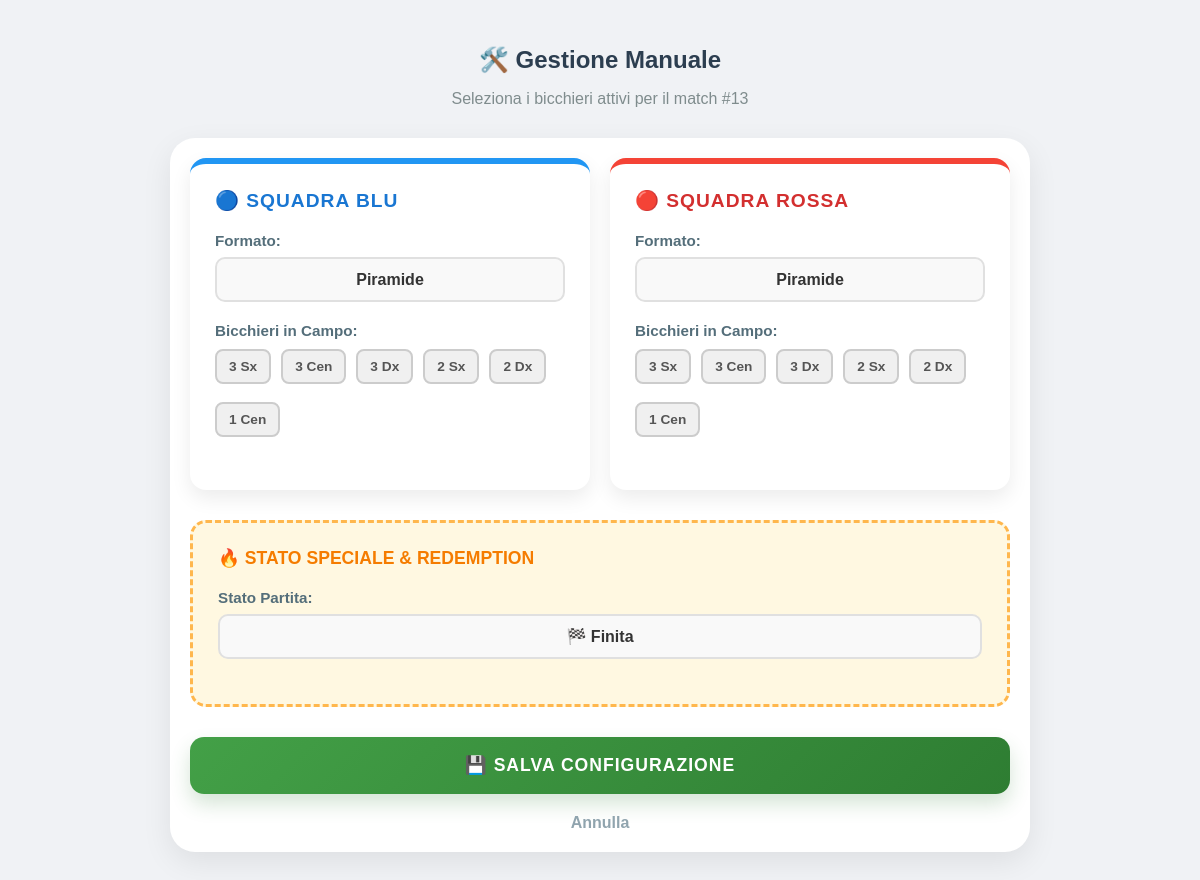
Page /match/13/manual on the committed database.
### app/models.py (models this page shows)
class ActiveMatch(db.Model):
    __tablename__ = 'active_matches'
    id = db.Column(db.Integer, primary_key=True)
    match_name = db.Column(db.String(50), default="Partita")
    mode = db.Column(db.String(20), default="squadre")
    status = db.Column(db.String(20), default="running") # running, finished, redemption_t1...
    start_time = db.Column(db.DateTime, default=datetime.now)
    end_time = db.Column(db.DateTime, nullable=True)
    t1_p1 = db.Column(db.String(50)); t1_p2 = db.Column(db.String(50))
    t2_p1 = db.Column(db.String(50)); t2_p2 = db.Column(db.String(50))
    t1_cup_state = db.Column(db.Text, default='[]')
    t2_cup_state = db.Column(db.Text, default='[]')
    t1_pending_list = db.Column(db.Text, default='[]')
    t2_pending_list = db.Column(db.Text, default='[]')
    winning_team = db.Column(db.String(10), nullable=True)
    redemption_shots_left = db.Column(db.Integer, default=0)
    redemption_hits = db.Column(db.Integer, default=0)
    cups_target_for_t1 = db.Column(db.Integer, default=6)
    cups_target_for_t2 = db.Column(db.Integer, default=6)
    pending_damage_for_t1 = db.Column(db.Integer, default=0)
    pending_damage_for_t2 = db.Column(db.Integer, default=0)
    format_target_for_t1 = db.Column(db.String(20), default="Piramide")
    format_target_for_t2 = db.Column(db.String(20), default="Piramide")
    t1_format_changed = db.Column(db.Boolean, default=False)
    t2_format_changed = db.Column(db.Boolean, default=False)
    records = db.relationship('PlayerRecord', backref='match', lazy=True)

### app/main/modifiche_manuali.py (the view)
@bp.route('/match/<int:match_id>/manual')
def manual_override(match_id):
    match = ActiveMatch.query.get_or_404(match_id)
    try: match.active_cups_t1_list = json.loads(match.t1_cup_state)
    except: match.active_cups_t1_list = []
    try: match.active_cups_t2_list = json.loads(match.t2_cup_state)
    except: match.active_cups_t2_list = []
    return render_template('manuale.html', match=match, cup_definitions=CUP_DEFINITIONS)

### app/templates/manuale.html (shortened to what this page needs)
{% extends "base.html" %}
{% block styles %}
    <link rel="stylesheet" href="{{ url_for('static', filename='css/manuale.css') }}">
{% endblock %}
{% block content %}
<div class="container manual-container fade-in">
    <h1 class="page-title">🛠️ Gestione Manuale</h1>
    <p class="page-subtitle">Seleziona i bicchieri attivi per il match #{{ match.id }}</p>
    <form action="{{ url_for('main.manual_override_post', match_id=match.id) }}" method="POST">
        <div class="manual-grid">
            <div class="team-panel blue">
                <span class="panel-title">🔵 Squadra Blu</span>
                <div class="form-group">
                    <label>Formato:</label>
                    <select name="t1_format" id="t1_format" class="form-control" onchange="renderCups('t1')">
                        {% for fmt in cup_definitions.keys() %}
                            <option value="{{ fmt }}" {% if match.format_target_for_t1 == fmt %}selected{% endif %}>
                                {{ fmt }}
                            </option>
                        {% endfor %}
                    </select>
                </div>
                <div class="form-group">
                    <label>Bicchieri in Campo:</label>
                    <div id="t1-cups-container" class="cups-selector-grid">
                        </div>
                </div>
            </div>
            <div class="team-panel red">
                <span class="panel-title">🔴 Squadra Rossa</span>
                <div class="form-group">
                    <label>Formato:</label>
                    <select name="t2_format" id="t2_format" class="form-control" onchange="renderCups('t2')">
                        {% for fmt in cup_definitions.keys() %}
                            <option value="{{ fmt }}" {% if match.format_target_for_t2 == fmt %}selected{% endif %}>
                                {{ fmt }}
                            </option>
                        {% endfor %}
                    </select>
                </div>
                <div class="form-group">
                    <label>Bicchieri in Campo:</label>
                    <div id="t2-cups-container" class="cups-selector-grid">
                         </div>
                </div>
            </div>
        </div>
        <div class="redemption-panel">
            <div class="redemption-title">🔥 STATO SPECIALE & REDEMPTION</div>
            <div class="form-group">
                <label>Stato Partita:</label>
                <select name="match_status" class="form-control" id="statusSelect" onchange="toggleRedemptionFields()">
                    <option value="finished" {% if match.status == 'finished' %}selected{% endif %}>🏁 Finita</option>
                </select>
            </div>
        </div>
        <button type="submit" class="btn-save">💾 SALVA CONFIGURAZIONE</button>
        <a href="{{ url_for('main.home') }}" class="btn-cancel">Annulla</a>
    </form>
</div>
{% endblock %}

### app/static/css/main.css (style rules this page uses)
html { background-color: #f0f2f5; overflow-y: scroll; }
body { font-family: 'Segoe UI', Tahoma, Geneva, Verdana, sans-serif; background: #f0f2f5; margin: 0; padding: 10px; color: #333; -webkit-tap-highlight-color: transparent; }
html { overflow-y: scroll; }
body { font-family: 'Segoe UI', Tahoma, Geneva, Verdana, sans-serif; background: #f0f2f5; margin: 0; padding: 10px; color: #333; }
.container { max-width: 500px; margin: 0 auto; padding-bottom: 80px; }
h1 { text-align: center; color: #2c3e50; font-size: 1.5em; margin-bottom: 5px; }
* { box-sizing: border-box; }
form { background: white; border-radius: 25px; padding: 20px; box-shadow: 0 10px 30px rgba(0,0,0,0.08); width: 100%; }
.form-group { margin-bottom: 20px; width: 100%; }
select, input[type="text"], textarea { width: 100%; padding: 15px; border-radius: 15px; border: 2px solid #f0f2f5; background: #f8f9fa; font-size: 16px; font-weight: 600; color: #333; appearance: none; text-align: center; transition: all 0.5s ease; }

### app/static/css/manuale.css (style rules this page uses)
.manual-container { max-width: 900px; margin: 0 auto; padding: 20px; font-family: 'Arial', sans-serif; }
.page-subtitle { text-align: center; color: #7f8c8d; margin-bottom: 30px; }
.manual-grid { display: grid; grid-template-columns: 1fr 1fr; gap: 20px; margin-bottom: 30px; }
.team-panel { background: #ffffff; padding: 25px; border-radius: 16px; box-shadow: 0 8px 20px rgba(0,0,0,0.08); transition: transform 0.2s ease; }
.team-panel.blue { border-top: 6px solid #2196F3; }
.team-panel.red { border-top: 6px solid #F44336; }
.panel-title { font-weight: 900; text-transform: uppercase; margin-bottom: 20px; display: block; font-size: 1.2em; letter-spacing: 1px; }
.blue .panel-title { color: #1976D2; }
.red .panel-title { color: #D32F2F; }
.form-group { margin-bottom: 20px; }
.form-group label { display: block; font-weight: 700; margin-bottom: 8px; color: #546e7a; font-size: 0.95em; }
.form-control { width: 100%; padding: 12px 15px; border: 2px solid #e0e0e0; border-radius: 10px; font-weight: bold; font-size: 1em; color: #333; background-color: #f9f9f9; transition: all 0.2s; box-sizing: border-box; }
.redemption-panel { background: #fff8e1; padding: 25px; border-radius: 16px; border: 3px dashed #ffb74d; margin-bottom: 30px; }
.redemption-title { color: #f57c00; font-weight: 900; margin-bottom: 20px; display: flex; align-items: center; gap: 10px; font-size: 1.1em; }
.btn-save { background: linear-gradient(135deg, #43a047 0%, #2e7d32 100%); color: white; width: 100%; padding: 18px; font-size: 1.1em; border: none; border-radius: 14px; cursor: pointer; font-weight: 900; text-transform: uppercase; letter-spacing: 1px; box-shadow: 0 10px 20px rgba(46, 125, 50, 0.2); transition: transform 0.2s, box-shadow 0.2s; }
.btn-cancel { display: block; text-align: center; margin-top: 20px; color: #90a4ae; text-decoration: none; font-weight: 600; transition: color 0.2s; }
.cups-selector-grid { display: flex; flex-wrap: wrap; gap: 10px; margin-top: 10px; }

### app/templates/base.html (style rules this page uses)
* { box-sizing: border-box; -webkit-tap-highlight-color: transparent; }

### rows in the picture
ActiveMatch: id "13", t1_format "Piramide", t2_format "Piramide", match_status "🏁 Finita"
